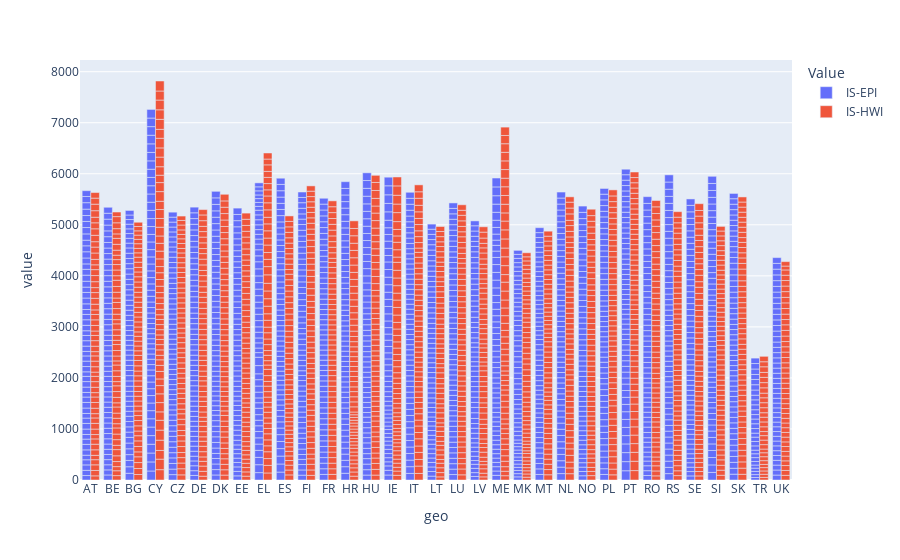

Notebook code for this chart:
### Code cell
import plotly.express as px
import pandas as pd

# Sample data
data = pd.DataFrame({
    'Category': ['A', 'A', 'B', 'B', 'C', 'C'],
    'Value1': [10, 15, 12, 8, 9, 7],
    'Value2': [5, 7, 8, 6, 4, 5]
})
ie = df[df['geo'] == 'IE']['IS-HWI']
print(ie)
# Reshape the data to long format
data_long = pd.melt(df, id_vars='geo', value_vars=['IS-EPI', 'IS-HWI'], var_name='Value')

# Create grouped bar chart
fig = px.bar(data_long, x='geo', y='value', color='Value', barmode='group')

# Show the chart
fig.show()

### Figure 1 — Plotly figure (JSON) as saved in the notebook; plotly's stock layout.template omitted (floating-point values rounded to 4 significant figures; data arrays with more than 128 entries replaced by an {"elided": "..."} marker saying what was removed)
{"data": [{"alignmentgroup": "True", "hovertemplate": "Value=IS-EPI<br>geo=%{x}<br>value=%{y}<extra></extra>", "legendgroup": "IS-EPI", "marker": {"color": "#636efa", "pattern": {"shape": ""}}, "name": "IS-EPI", "offsetgroup": "IS-EPI", "orientation": "v", "showlegend": true, "textposition": "auto", "type": "bar", "x": {"elided": "1685 str values"}, "xaxis": "x", "y": {"elided": "1685 float values"}, "yaxis": "y"}, {"alignmentgroup": "True", "hovertemplate": "Value=IS-HWI<br>geo=%{x}<br>value=%{y}<extra></extra>", "legendgroup": "IS-HWI", "marker": {"color": "#EF553B", "pattern": {"shape": ""}}, "name": "IS-HWI", "offsetgroup": "IS-HWI", "orientation": "v", "showlegend": true, "textposition": "auto", "type": "bar", "x": {"elided": "1685 str values"}, "xaxis": "x", "y": {"elided": "1685 float values"}, "yaxis": "y"}], "layout": {"barmode": "group", "legend": {"title": {"text": "Value"}, "tracegroupgap": 0}, "margin": {"t": 60}, "xaxis": {"anchor": "y", "domain": [0, 1], "title": {"text": "geo"}}, "yaxis": {"anchor": "x", "domain": [0, 1], "title": {"text": "value"}}}}
